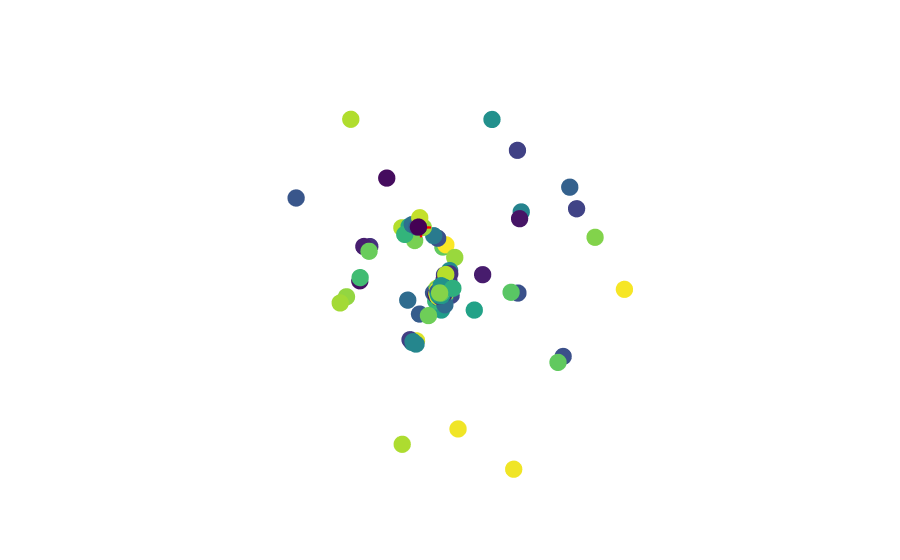

Source (notebook cell):
### Code cell
n = SequenceNetwork(
    sequences=blast_results,
    pairwise_alignments=multi_parwise_alignments,
    threshold=0.9,
    weight="identity",
    dimensions=3,
    color="taxonomy_id",
)
n.add_target(metTK)
n.visualize()
